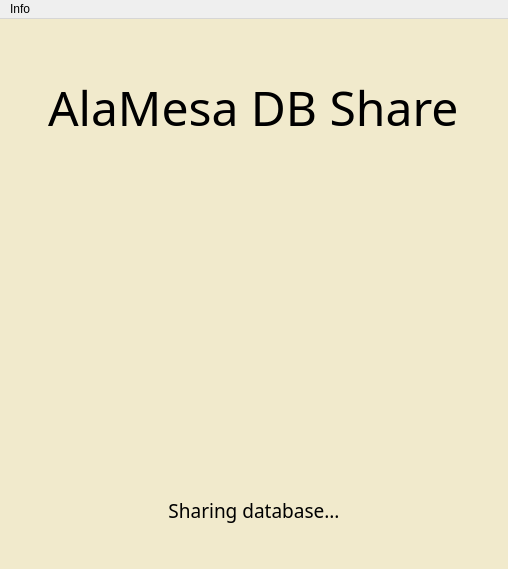
<?xml version="1.0" encoding="UTF-8"?>
<ui version="4.0">
 <class>MainWindow</class>
 <widget class="QMainWindow" name="MainWindow">
  <property name="geometry">
   <rect>
    <x>0</x>
    <y>0</y>
    <width>508</width>
    <height>552</height>
   </rect>
  </property>
  <property name="windowTitle">
   <string>MainWindow</string>
  </property>
  <widget class="QWidget" name="centralwidget">
   <property name="windowTitle">
    <string>Dialog</string>
   </property>
   <property name="styleSheet">
    <string notr="true">background-color: rgb(241, 234, 204);</string>
   </property>
   <layout class="QVBoxLayout" name="verticalLayout">
    <property name="spacing">
     <number>50</number>
    </property>
    <property name="topMargin">
     <number>55</number>
    </property>
    <property name="bottomMargin">
     <number>45</number>
    </property>
    <item>
     <layout class="QHBoxLayout" name="horizontalLayout">
      <item>
       <spacer name="horizontalSpacer">
        <property name="orientation">
         <enum>Qt::Horizontal</enum>
        </property>
        <property name="sizeHint" stdset="0">
         <size>
          <width>40</width>
          <height>20</height>
         </size>
        </property>
       </spacer>
      </item>
      <item>
       <widget class="QLabel" name="label_2">
        <property name="font">
         <font>
          <family>Myriad Pro</family>
          <pointsize>36</pointsize>
          <weight>50</weight>
          <italic>false</italic>
          <bold>false</bold>
         </font>
        </property>
        <property name="text">
         <string>AlaMesa DB Share</string>
        </property>
       </widget>
      </item>
      <item>
       <spacer name="horizontalSpacer_2">
        <property name="orientation">
         <enum>Qt::Horizontal</enum>
        </property>
        <property name="sizeHint" stdset="0">
         <size>
          <width>40</width>
          <height>20</height>
         </size>
        </property>
       </spacer>
      </item>
     </layout>
    </item>
    <item>
     <widget class="ImageWidget" name="imgWidget" native="true">
      <property name="sizePolicy">
       <sizepolicy hsizetype="Preferred" vsizetype="Expanding">
        <horstretch>0</horstretch>
        <verstretch>0</verstretch>
       </sizepolicy>
      </property>
      <property name="minimumSize">
       <size>
        <width>400</width>
        <height>256</height>
       </size>
      </property>
     </widget>
    </item>
    <item>
     <widget class="QLabel" name="msgLabel">
      <property name="font">
       <font>
        <family>Myriad Pro</family>
        <pointsize>14</pointsize>
        <weight>50</weight>
        <italic>false</italic>
        <bold>false</bold>
       </font>
      </property>
      <property name="text">
       <string>Sharing database...</string>
      </property>
      <property name="alignment">
       <set>Qt::AlignCenter</set>
      </property>
     </widget>
    </item>
   </layout>
  </widget>
  <widget class="QMenuBar" name="menubar">
   <property name="geometry">
    <rect>
     <x>0</x>
     <y>0</y>
     <width>508</width>
     <height>22</height>
    </rect>
   </property>
   <widget class="QMenu" name="menuInfo">
    <property name="title">
     <string>Info</string>
    </property>
    <addaction name="actionLogs"/>
   </widget>
   <addaction name="menuInfo"/>
  </widget>
  <action name="actionLogs">
   <property name="text">
    <string>Logs</string>
   </property>
   <property name="shortcut">
    <string>Ctrl+L</string>
   </property>
  </action>
 </widget>
 <customwidgets>
  <customwidget>
   <class>ImageWidget</class>
   <extends>QWidget</extends>
   <header>imagewidget.h</header>
   <container>1</container>
  </customwidget>
 </customwidgets>
 <resources/>
 <connections/>
</ui>
